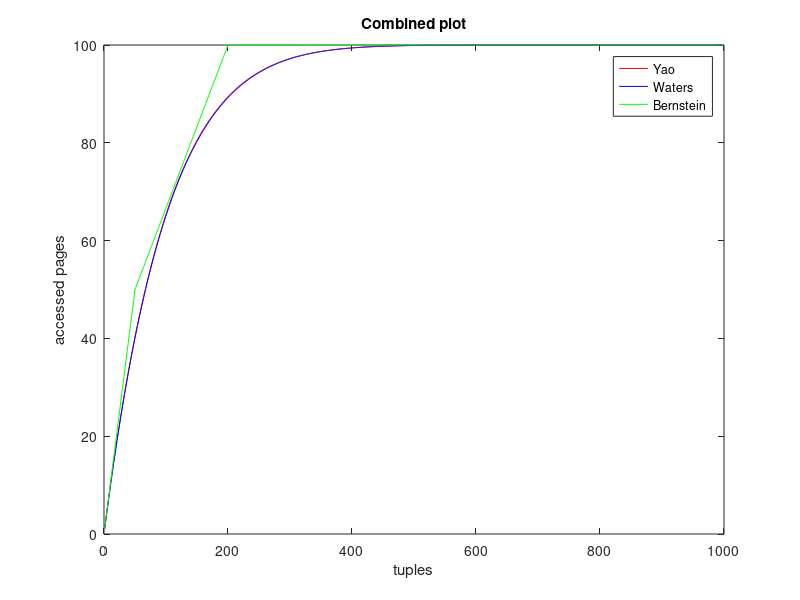
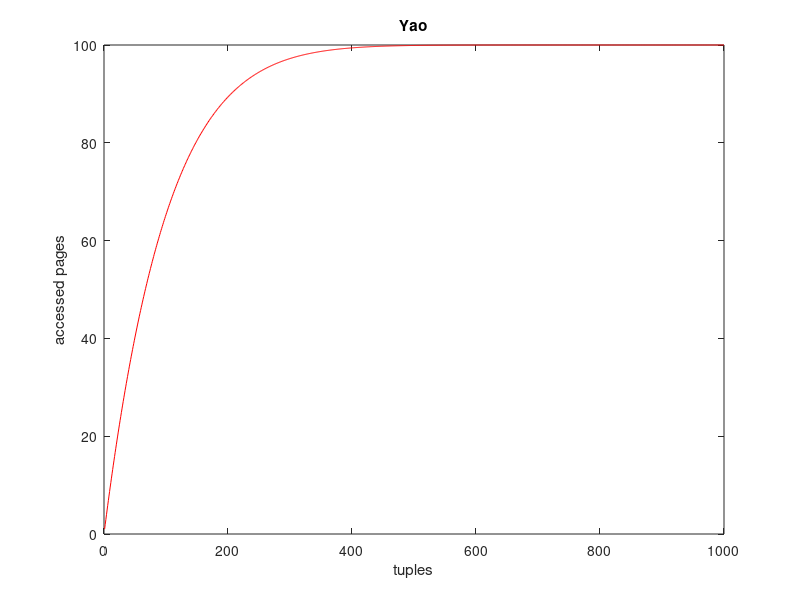
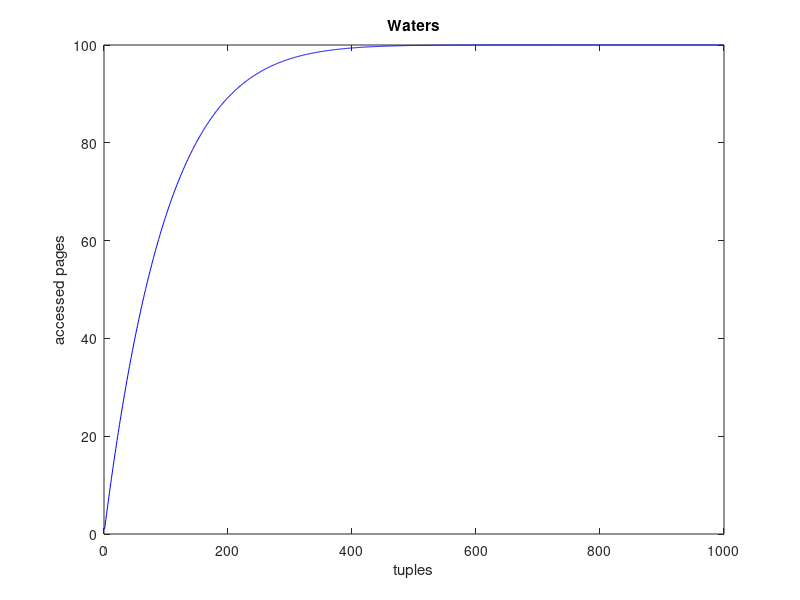
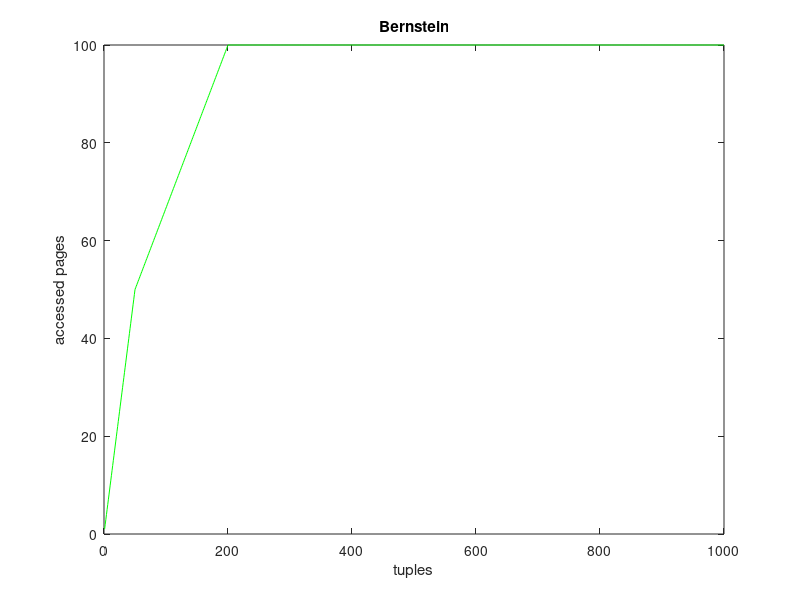

Write MATLAB code to recreate these figures, in order.
close all; clear all; clc;

m = 100;
n = 10;

N = n*m;
Y = zeros(1,N);     % Yao
Y_w = zeros(1,N);   % Waters
Y_b = zeros(1,N);   % Bernstein


for k = 1:1000
    if (k<=N-n) 
        % Yao
        %p = nchoosek(N-n,k)/nchoosek(N,k); %not exact
        X = 0:k-1;
        p = prod((N-n-X)./(N-X));
        Y(k)   = m*(1-p);
        % Waters
        Y_w(k) = m*(1-(1-k/N)^n);
    else
        Y(k) = m;
        Y_w(k) = m;
    end
    
    % Bernstein
    if (k<m/2)
        Y_b(k) = k;
    elseif (k<2*m)
        Y_b(k) = (k+m)/3;
    else
        Y_b(k) = m;
    end
end


plot(Y, 'Color', 'Red');
hold all;
plot(Y_w, 'Color', 'Blue');
hold all;
plot(Y_b, 'Color', 'Green');
legend('Yao', 'Waters', 'Bernstein');
title('Combined plot');
ylabel('accessed pages');
xlabel('tuples');

figure;
plot(Y, 'Color', 'Red');
title('Yao');
ylabel('accessed pages');
xlabel('tuples');

figure;
plot(Y_w, 'Color', 'Blue');
title('Waters');
ylabel('accessed pages');
xlabel('tuples');

figure;
plot(Y_b, 'Color', 'Green');
title('Bernstein');
ylabel('accessed pages');
xlabel('tuples');
